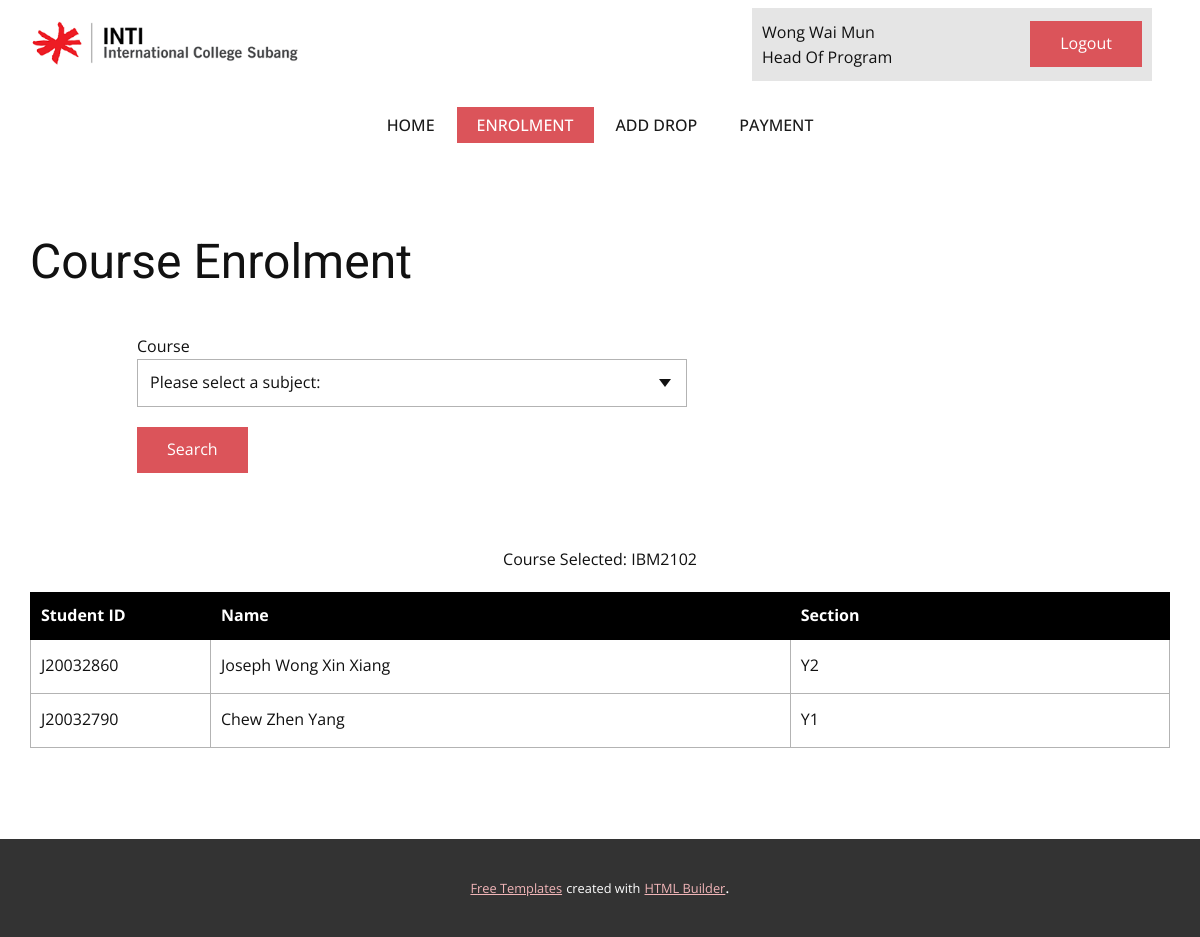
Page /IBM2104/Admin/Enrolment.php?subject_id=IBM2102 on the committed database.
### tables this page shows
CREATE TABLE `enroll_sub` (
  `enroll_no` int(10) NOT NULL,
  `subject_id` varchar(10) NOT NULL,
  `Section` varchar(2) NOT NULL
);

CREATE TABLE `enroll` (
  `enroll_no` int(10) NOT NULL,
  `student_id` varchar(10) NOT NULL
);

CREATE TABLE `students` (
  `student_id` varchar(10) NOT NULL,
  `name` varchar(50) NOT NULL,
  `birthdate` date NOT NULL,
  `contact_add` varchar(50) NOT NULL,
  `ic/passport` varchar(20) NOT NULL,
  `gender` varchar(10) NOT NULL,
  `password` varchar(50) NOT NULL
);

### IBM2104/Admin/Enrolment.php (the view, shortened to what this page needs)
<?php session_start();
include '../partials/_config.php';?>
<!DOCTYPE html>
<html style="font-size: 16px;" lang="en"><head>
    <link rel="stylesheet" href="nicepage.css" media="screen">
<link rel="stylesheet" href="Enrolment.css" media="screen">
  </head>
  <body class="u-body u-xl-mode" data-lang="en"><header class=" u-border-no-bottom u-border-no-left u-border-no-right u-border-no-top u-clearfix u-header u-section-row-container" id="sec-b654" style="background-image: none"><div class="u-section-rows">
        <div class="u-clearfix u-section-row u-section-row-1" data-animation-name="" data-animation-duration="0" data-animation-delay="0" data-animation-direction="" id="sec-bd53">
          <div class="u-clearfix u-sheet u-sheet-1">
            <a href="" class="u-image u-logo u-image-1" data-image-width="378" data-image-height="92">
              <img src="images/IICS_New.png" class="u-logo-image u-logo-image-1">
            </a>
            <div class="u-container-style u-grey-10 u-group u-group-1">
              <div class="u-container-layout u-container-layout-1">
                <a href="Logout.php" class="u-btn u-button-style u-btn-1">Logout</a>
                <p class="u-text u-text-default u-text-1">Wong Wai Mun<br>Head Of Program<br>
                </p>
              </div>
            </div>
          </div>
        </div>
        <div class="u-section-row u-section-row-2" id="sec-64d9">
          <div class="u-clearfix u-sheet u-valign-middle u-sheet-2">
            <nav class="u-menu u-menu-one-level u-offcanvas u-menu-1">
              <div class="u-custom-menu u-nav-container">
                <ul class="u-nav u-spacing-2 u-unstyled u-nav-1"><li class="u-nav-item"><a class="u-active-palette-2-base u-border-active-palette-2-base u-border-hover-palette-2-base u-button-style u-hover-palette-2-light-1 u-nav-link u-text-active-white u-text-grey-90 u-text-hover-white" href="Home.php" style="padding: 10px 20px;">Home</a>
</li><li class="u-nav-item"><a class="u-active-palette-2-base u-border-active-palette-2-base u-border-hover-palette-2-base u-button-style u-hover-palette-2-light-1 u-nav-link u-text-active-white u-text-grey-90 u-text-hover-white" href="Enrolment.php" style="padding: 10px 20px;">Enrolment</a>
</li><li class="u-nav-item"><a class="u-active-palette-2-base u-border-active-palette-2-base u-border-hover-palette-2-base u-button-style u-hover-palette-2-light-1 u-nav-link u-text-active-white u-text-grey-90 u-text-hover-white" href="Add-Drop.php" style="padding: 10px 20px;">Add Drop</a>
</li><li class="u-nav-item"><a class="u-active-palette-2-base u-border-active-palette-2-base u-border-hover-palette-2-base u-button-style u-hover-palette-2-light-1 u-nav-link u-text-active-white u-text-grey-90 u-text-hover-white" href="Payment.php" style="padding: 10px 20px;">Payment</a>
</li></ul>
              </div>
            </nav>
          </div>
        </div>
      </div></header>
    <section class="u-align-center u-clearfix u-section-1" id="sec-569e">
      <div class="u-clearfix u-sheet u-sheet-1">
        <h1 class="u-text u-text-default u-text-1">Course Enrolment</h1>
        <div class="u-form u-form-1">
          <form action="Enrolment.php" class="u-form-spacing-10 " name="form" style="padding: 10px;" method="get">
            <div class="u-form-group u-form-select u-vertical-form-control-visible u-form-group-1">
              <label for="select-aa15" class="u-label">Course</label>
              <div class="u-form-select-wrapper">
                <select id="select-aa15" name="subject_id" class="u-border-1 u-border-grey-30 u-input u-input-rectangle u-white">
                <option value="none" selected hidden disabled>Please select a subject: </option>
                </select>
              </div>
            </div>
            <div class="u-align-left u-form-group u-form-submit">
              <a href="Enrolment.php" class="u-btn u-btn-submit u-button-style">Search<br>
              </a>
            </div>
          </form>
        </div>
        <div class="u-expanded-width u-table u-table-responsive u-table-1">
        <?php
        if (isset($_GET["subject_id"])){
          echo '<p> Course Selected: '.$_GET["subject_id"].'</p>';
        }
        ?>
          <table class="u-table-entity">
            <colgroup>
              <col width="15.8%">
              <col width="50.9%">
              <col width="33.3%">
            </colgroup>
            <thead class="u-black u-table-header u-table-header-1">
              <tr style="height: 46px;">
                <th class="u-border-1 u-border-black u-table-cell">Student ID</th>
                <th class="u-border-1 u-border-black u-table-cell">Name</th>
                <th class="u-border-1 u-border-black u-table-cell">Section</th>
              </tr>
            </thead>
            <tbody class="u-table-body">
              <?php
              if (isset($_GET["subject_id"])){
                $subject_id = $_GET["subject_id"];
              $sql1 = "select * from enroll_sub where subject_id = '$subject_id'";
                 $res1 = mysqli_query($con , $sql1);
                 if(mysqli_num_rows($res1)==0) {
                  echo "<p>No record in the Products table.</p>"; }
                else {
                  while ($data1 = mysqli_fetch_assoc($res1)) {
                    $sql2 = "select * from enroll where enroll_no =".$data1['enroll_no'];
                    $res2 = mysqli_query($con , $sql2);
                    $data2 = mysqli_fetch_assoc($res2);
                    $sql3 = "select * from students where student_id ='".$data2['student_id']."'";
                    $res3 = mysqli_query($con , $sql3);
                    $data3 = mysqli_fetch_assoc($res3);
                    echo '<tr style="height: 54px;">
                        <td class="u-border-1 u-border-grey-30 u-table-cell">'.$data2["student_id"].'</td>
                        <td class="u-border-1 u-border-grey-30 u-table-cell">'.$data3["name"].'</td>
                        <td class="u-border-1 u-border-grey-30 u-table-cell">'.$data1["Section"].'</td>
                      </tr>';
                 }
                }
              }
              ?>
            </tbody>
          </table>
        </div>
      </div>
    </section>
    <section class="u-backlink u-clearfix u-grey-80">
      <a class="u-link" href="https://nicepage.com/templates" target="_blank">
        <span>Free Templates</span>
      </a>
      <p class="u-text">
        <span>created with</span>
      </p>
      <a class="u-link" href="https://nicepage.com/html-website-builder" target="_blank">
        <span>HTML Builder</span>
      </a>.
    </section>
</body></html>

### IBM2104/Admin/Enrolment.css (style rules this page uses)
.u-section-1 .u-sheet-1 { min-height: 683px; }
.u-section-1 .u-text-1 { margin: 80px auto 0 0; }
.u-section-1 .u-form-1 { height: 408px; margin: 35px 473px 0 97px; }
.u-section-1 .u-form-group-1 { margin-left: 0; }
.u-section-1 .u-table-1 { margin-top: 44px; margin-bottom: 60px; }
.u-section-1 .u-table-header-1 { font-weight: 700; background-image: none; }

### rows in the picture
enroll_sub: enroll_no.student_id "J20032860", students.name "Joseph Wong Xin Xiang", Section "Y2"
enroll_sub: enroll_no.student_id "J20032790", students.name "Chew Zhen Yang", Section "Y1"

### other values in the picture
$_GET["subject_id"] "IBM2102"
